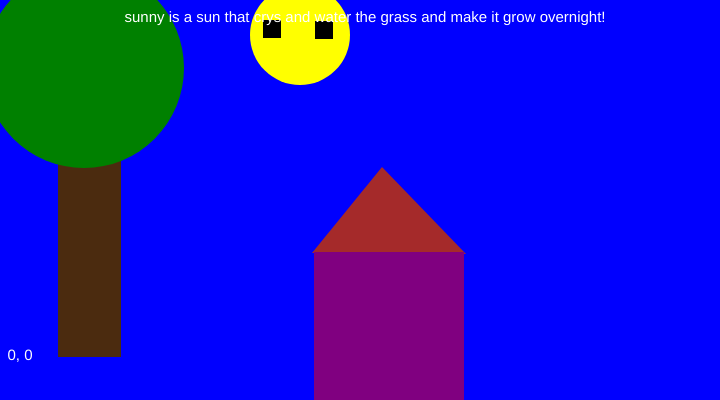
Frame 1 (no input)
Frame 60 (no input): identical to frame 1, image omitted
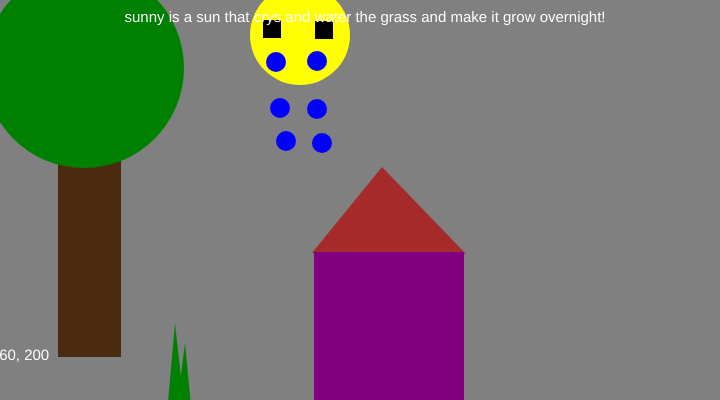
Frame 120 (the mouse pressed at the canvas centre since frame 60)

The p5.js sketch that drew these frames (run headless with seeded random() and noise() and a simulated clock; from frame 60 on, the mouse is pressed at the canvas centre):

// p5.js sketch
// ── sketch.js

function setup() {
  // Sets the screen to be 720 pixels wide and 400 pixels high
  createCanvas(720, 400);
}

function draw(){
  background('blue');
noStroke();

  fill('brown')
  triangle(312, 253, 466, 254, 382, 167);

  fill('purple')
  square(314, 252, 150);
  //tree base
fill('#4b2b0f');
  rect(58,157, 63, 200);
//tree leaves
  fill('green');
   ellipse(84, 68, 200, 200);


  fill('yellow');
  ellipse(300, 35, 100, 100);
    fill('black')
  rect(263, 20, 18,18 );
  rect(315, 21, 18,18 );

  if (mouseIsPressed) {
    background('gray')
     fill('brown')
  triangle(312, 253, 466, 254, 382, 167);

  fill('purple')
  square(314, 252, 150);
  //tree base
fill('#4b2b0f');
  rect(58,157, 63, 200);
//tree leaves
  fill('green');
   ellipse(84, 68, 200, 200);


  fill('yellow');
  ellipse(300, 35, 100, 100);
    fill('black')
  rect(263, 20, 18,18 );
  rect(315, 21, 18,18 );
    fill('blue')
    circle(276, 62, 20);
    circle(317, 61, 20);
    circle(280, 108, 20);
    circle(317, 109, 20);
    circle(286, 141, 20);
    circle(322, 143, 20);
  //grass
    fill('green')
    triangle(163, 459, 190, 459, 175, 323);
     triangle(165, 500, 200, 500, 185, 343);
  }
   //text

  textSize(15);
  textAlign(CENTER);
  fill(255);
  text('sunny is a sun that crys and water the grass and make it grow overnight!',
  20,10,690,500);


  fill('white');
text(mouseX + ', ' + mouseY,20,360);
}

function mouseReleased() {
print(mouseX + ', ' + mouseY);
}
